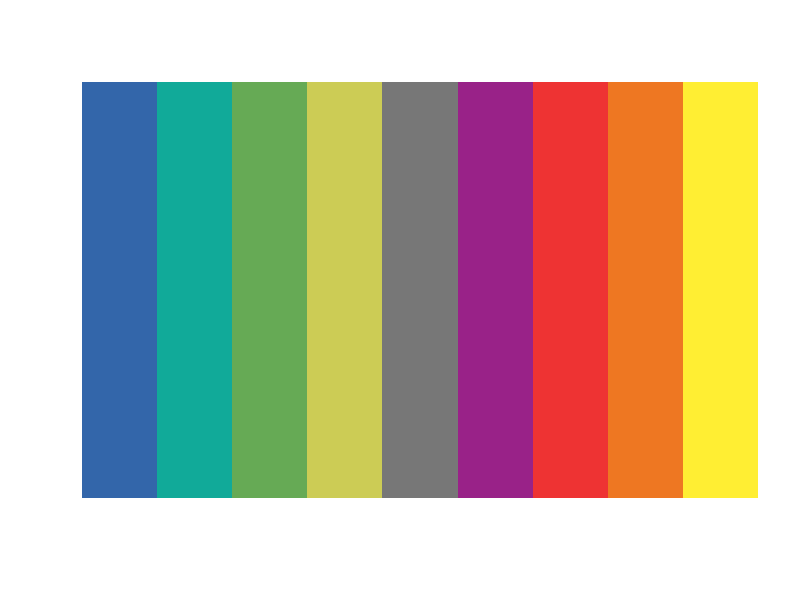

The R source for this figure:
#################################################
#  Color-blind friendly universal color palette #
#  for curatedMetagenomicData figures.          #
#################################################

blue <- "#3366aa"
blueGreen <- "#11aa99"
green <- "#66aa55"
paleYellow <- "#cccc55"
gray <- "#777777"
purple <- "#992288"
red <- "#ee3333"
orange <- "#ee7722"
yellow <- "#ffee33"
pallet <- c(blue, blueGreen, green, paleYellow, gray, purple, red, orange, yellow)
n <- length(pallet)
pallet_image <- image(1:n, 1, as.matrix(1:n), col = pallet, 
                      xlab = "", ylab = "", xaxt = "n", yaxt = "n", 
                      bty = "n")